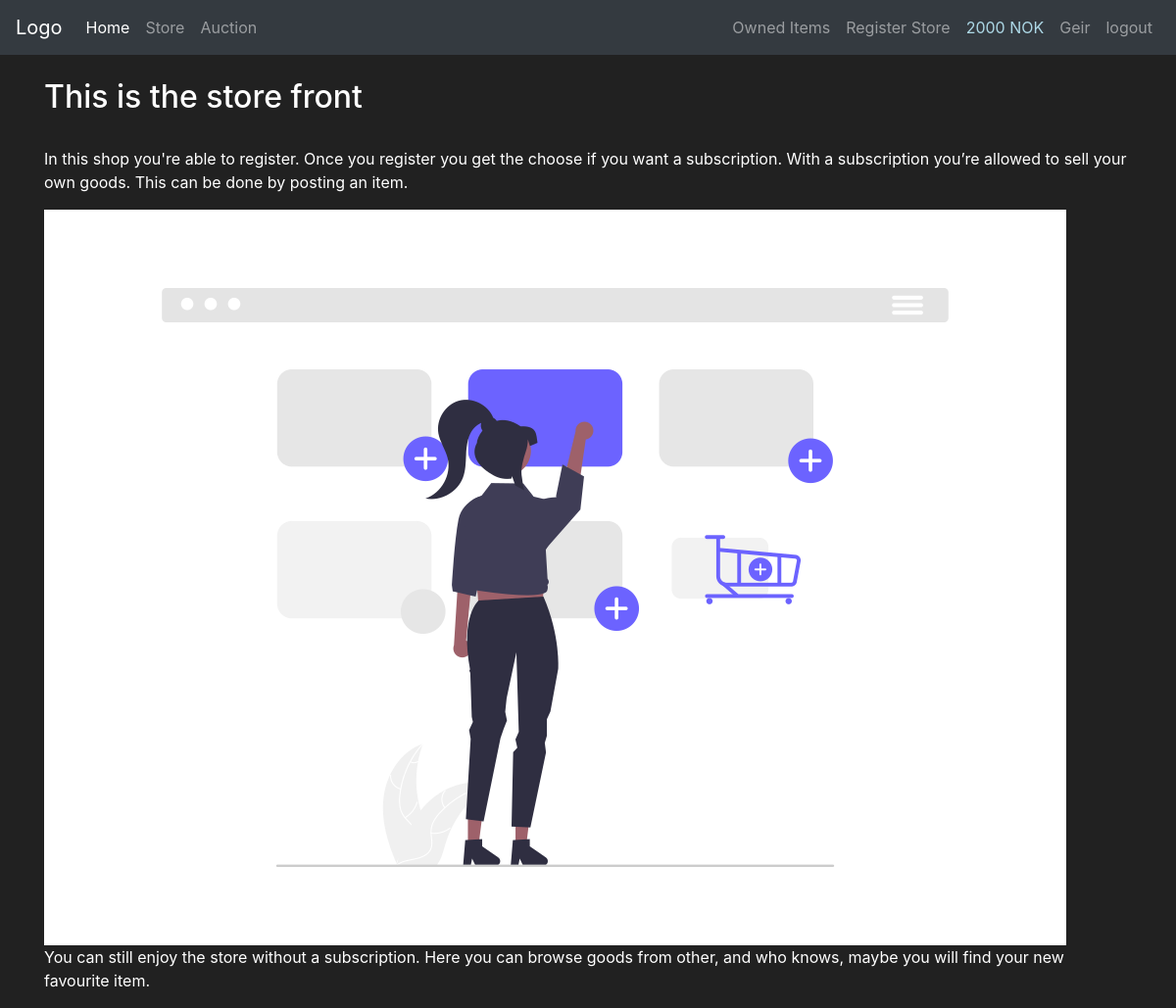
The page /home (signed in) on the database as committed earlier.
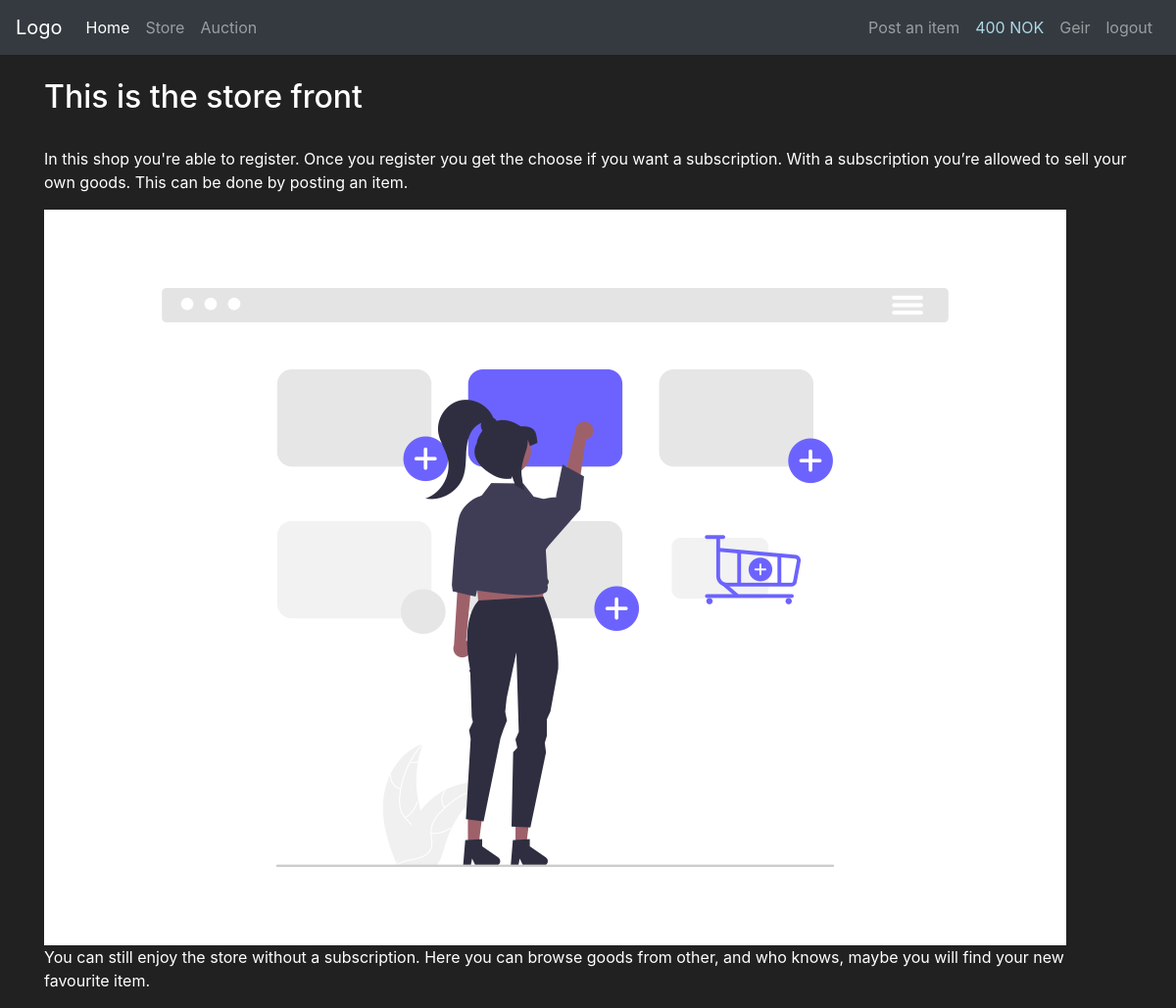
The same page on the database as committed later.
### app_flask/models.py (models this page shows, shortened)
class User(db.Model, UserMixin):
    id = db.Column(db.Integer(), primary_key=True)
    username = db.Column(db.String(length=25), nullable=False, unique=True)
    email = db.Column(db.String(length=60), nullable=False, unique=True)
    password_hash = db.Column(db.String(length=60), nullable=False)
    profile_type = db.Column(db.Boolean(), nullable=False, default=False)
    cash = db.Column(db.Integer(), nullable=False, default=2000)
    date_created = db.Column(db.DateTime(), default=datetime.utcnow)
    goods = db.relationship('Goods', backref='goods_owned_by_user', lazy=True)
    store = db.relationship('Store', backref='store_owner', lazy=True)
    @property
    def password(self):
        return self.password

### app_flask/main/routes.py (the view)
@bp.route("/")
@bp.route("/home")
def home_page():
    return render_template("index.html")

### app_flask/models.py (called while the page is built)
@login_manager.user_loader
def load_user(user_id):
    return User.query.get(int(user_id))

### app_flask/templates/index.html (shortened to what this page needs)
{% extends 'base.html' %}
{% block content %}
<div class="container">
    <br>
    <h2> This is the store front </h2>
    <br>
    <p>
        In this shop you're able to register. Once you register you get the choose if you want a subscription. With a subscription you’re allowed to sell your own goods. This can be done by posting an item.
    </p>
    <img src="../static/pics/undraw_add_cart.png" class="img-fluid" alt="cart">
    <p>
        You can still enjoy the store without a subscription. Here you can browse goods from other, and who knows, maybe you will find your new favourite item.
    </p>
</div>
{% endblock %}

### app_flask/templates/base.html (shortened to what this page needs)
<!doctype html>
<html lang="en">
   <head>
      <link rel="stylesheet" href="https://cdn.jsdelivr.net/npm/bootstrap@4.5.3/dist/css/bootstrap.min.css">
   </head>
   <body>
    <nav class="navbar navbar-expand-md navbar-dark bg-dark">
        <a class="navbar-brand" href="{{ url_for('main.home_page') }}">Logo</a>
        <div class="collapse navbar-collapse" id="navbarNav">
            <ul class="navbar-nav mr-auto">
                <li class="nav-item active">
                    <a class="nav-link" href="{{ url_for('main.home_page') }}">Home <span class="sr-only">(current)</span></a>
                </li>
                <li class="nav-item">
                    <a class="nav-link" href="{{ url_for('main.store_page') }}">Store</a>
                </li>
                <li class="nav-item">
                    <a class="nav-link" href="{{ url_for('main.auction_page') }}">Auction</a>
                </li>
            </ul>
            {% if current_user.username=="Admin" %}
            <ul class="navbar-nav">
                <li class="nav-item">
                    <a class="nav-link" href="{{ url_for('main.show_users') }}">Users</a>
                </li>
                <li class="nav-item">
                    <a class="nav-link">{{ current_user.username }}</a>
                </li>
                <li class="nav-item">
                    <a class="nav-link" href="{{ url_for('auth.logout_page') }}">logout</a>
                </li>
            </ul>
            {% elif current_user.is_authenticated and current_user.profile_type==1 %}
            <ul class="navbar-nav">
                <li class="nav-item">
                    <a class="nav-link" href="{{ url_for('main.add_goods')}}">Post an item</a>
                </li>
                <li class="nav-item">
                    <a class="nav-link" href="#" style="color:lightblue">{{ current_user.cash }} NOK</a>
                </li>
                <li class="nav-item">
                    <a class="nav-link">{{ current_user.username }}</a>
                </li>
                <li class="nav-item">
                    <a class="nav-link" href="{{ url_for('auth.logout_page') }}">logout</a>
                </li>
            </ul>
            {% elif current_user.is_authenticated %}
            <ul class="navbar-nav">
                <li class="nav-item">
                    <a class="nav-link" href="{{ url_for('main.show_owned_goods')}}">Owned Items</a>
                </li>
                <li class="nav-item">
                    <a class="nav-link" href="{{ url_for('auth.register_store') }}">Register Store</a>
                </li>
                <li class="nav-item">
                    <a class="nav-link" href="#" style="color:lightblue">{{ current_user.cash }} NOK</a>
                </li>
                <li class="nav-item">
                    <a class="nav-link">{{ current_user.username }}</a>
                </li>
                <li class="nav-item">
                    <a class="nav-link" href="{{ url_for('auth.logout_page') }}">logout</a>
                </li>
            </ul>
            {% endif %}
        </div>
      </nav>
      {% block content %}
      {% endblock %}
   </body>
</html>

Rows that differ between the two databases and show on the page:
changed User "Geir": profile_type False → True (drawn); cash "2000" → "400"
Other text that changed with them:
text no longer shown: "Owned Items Register Store"
text now shown: "Post an item"
